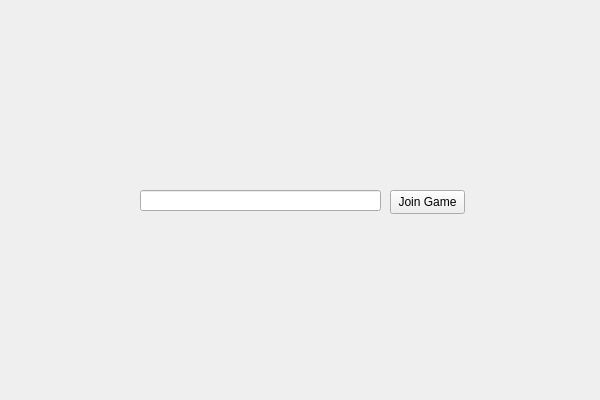
<?xml version="1.0" encoding="UTF-8"?>
<ui version="4.0">
 <class>PlayClass</class>
 <widget class="QMainWindow" name="PlayClass">
  <property name="geometry">
   <rect>
    <x>0</x>
    <y>0</y>
    <width>600</width>
    <height>400</height>
   </rect>
  </property>
  <property name="windowTitle">
   <string>Play</string>
  </property>
  <widget class="QWidget" name="centralWidget">
   <widget class="QLabel" name="label_background">
    <property name="geometry">
     <rect>
      <x>0</x>
      <y>-5</y>
      <width>601</width>
      <height>411</height>
     </rect>
    </property>
    <property name="text">
     <string/>
    </property>
    <property name="pixmap">
     <pixmap resource="FrontEnd.qrc">:/FrontEnd/assets/images/background.png</pixmap>
    </property>
    <property name="scaledContents">
     <bool>true</bool>
    </property>
   </widget>
   <widget class="QLineEdit" name="lineEdit_roomCode">
    <property name="geometry">
     <rect>
      <x>140</x>
      <y>190</y>
      <width>241</width>
      <height>21</height>
     </rect>
    </property>
   </widget>
   <widget class="QPushButton" name="joinGame">
    <property name="geometry">
     <rect>
      <x>390</x>
      <y>190</y>
      <width>75</width>
      <height>24</height>
     </rect>
    </property>
    <property name="text">
     <string>Join Game</string>
    </property>
   </widget>
  </widget>
 </widget>
 <layoutdefault spacing="6" margin="11"/>
 <resources>
  <include location="FrontEnd.qrc"/>
 </resources>
 <connections/>
</ui>
